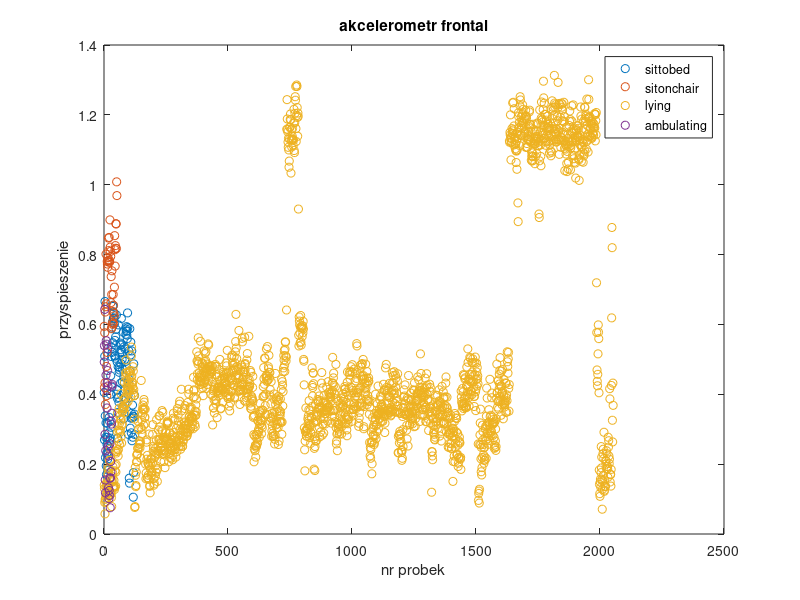
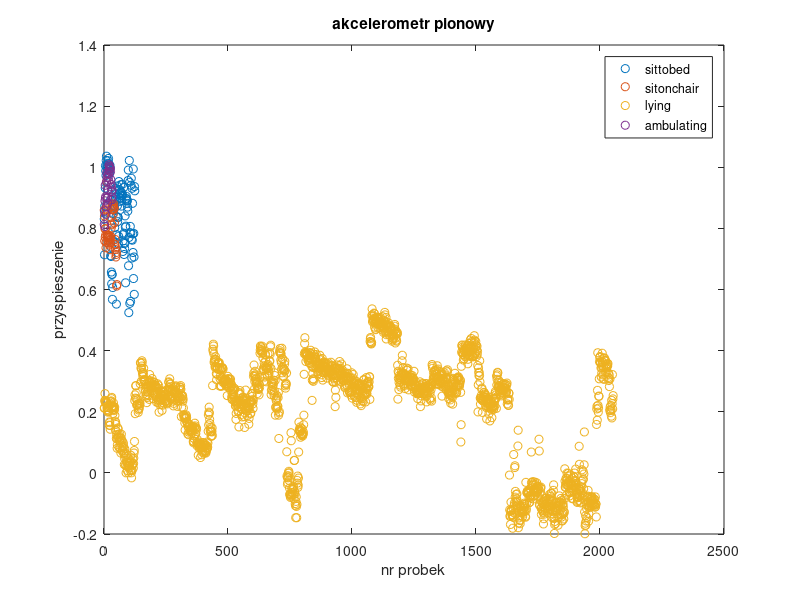
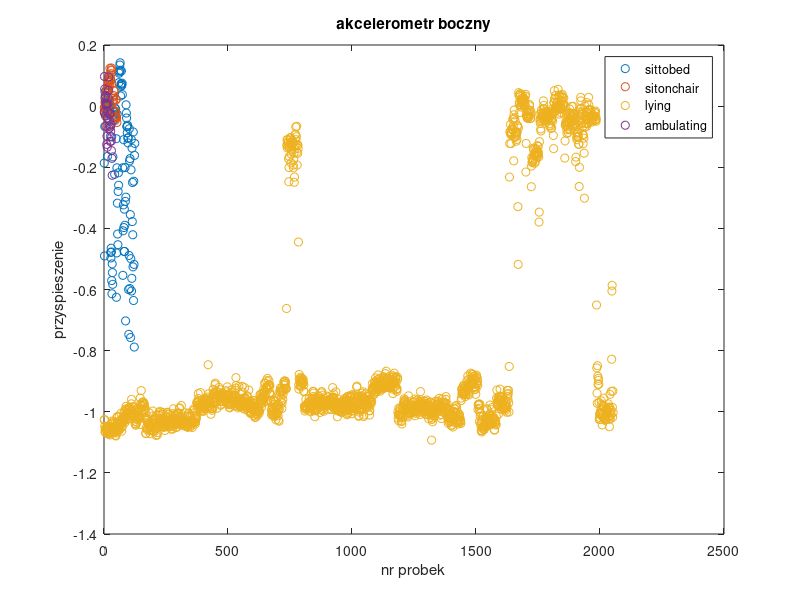
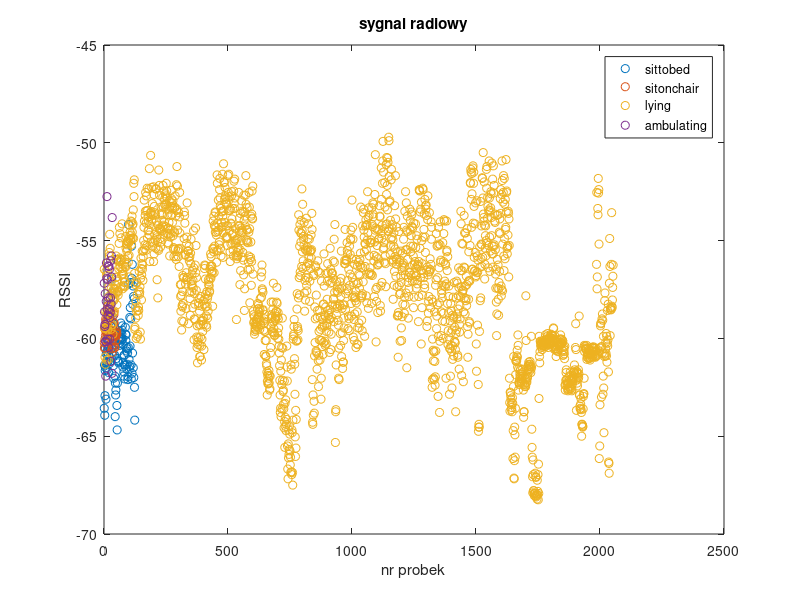

The MATLAB source for these figures, in order:
load Pokoj2
ludzie=[d2p01F;d2p02F;d2p03F;d2p04F;d2p05F;d2p06F;d2p07F;d2p08F;d2p09F;d2p10F;d2p11F;d2p12F;d2p13F;d2p14F;d2p15F;d2p16F;d2p17F;d2p18M;d2p19M;d2p20M;d2p21M;d2p22M;d2p23F;d2p24F;d2p25F;d2p26F;d2p27F];
overlapping=3;


%% FRONTALNY AKCELEROMETR

    index = find(ludzie(:,9)==1);
    x1=ludzie(index,2);
    n=length(x1);
    n=floor(n);
    N=1;
    for k=4:10:n-10
        sredniafrontalsitonbed(N)=mean(x1(k-overlapping:k+10,1));
        varfrontalsitonbed(N)=var(x1(k-overlapping:k+10,1));
        medianfrontalsitonbed(N)=median(x1(k-overlapping:k+10,1));
        kurtosisfrontalsitonbed(N)=kurtosis(x1(k-overlapping:k+10,1));
        p1(N)=min(x1(k-overlapping:k+10,1));
        p2(N)=max(x1(k-overlapping:k+10,1));
        p3(N)=std(x1(k-overlapping:k+10,1));
        p4(N)=(sum((abs(fft(x1(k-overlapping:(k-overlapping:k+10))))).^2))/14;
        N=N+1;
        
    end
    
    index = find(ludzie(:,9)==2);
    x1=ludzie(index,2);
    n=length(x1);
    n=floor(n);
    N=1;
    for k=4:10:n-10
        sredniafrontalsitonchair(N)=mean(x1(k-overlapping:k+10,1));
        varfrontalsitonchair(N)=var(x1(k-overlapping:k+10,1));
        medianfrontalsitonchair(N)=median(x1(k-overlapping:k+10,1));
        kurtosisfrontalsitonchair(N)=kurtosis(x1(k-overlapping:k+10,1));
        d1(N)=min(x1(k-overlapping:k+10,1));
        d2(N)=max(x1(k-overlapping:k+10,1));
        d3(N)=std(x1(k-overlapping:k+10,1));
        d4(N)=(sum((abs(fft(x1(k-overlapping:(k-overlapping:k+10))))).^2))/14;
        N=N+1;
        
    end
    
    index = find(ludzie(:,9)==3);
    x1=ludzie(index,2);
    n=length(x1);
    n=floor(n);
    N=1;
    for k=4:10:n-10
        sredniafrontallying(N)=mean(x1(k-overlapping:k+10,1));
        varfrontallying(N)=var(x1(k-overlapping:k+10,1));
        medianfrontallying(N)=median(x1(k-overlapping:k+10,1));
        kurtosisfrontallying(N)=kurtosis(x1(k-overlapping:k+10,1));
        t1(N)=min(x1(k-overlapping:k+10,1));
        t2(N)=max(x1(k-overlapping:k+10,1));
        t3(N)=std(x1(k-overlapping:k+10,1));
        t4(N)=(sum((abs(fft(x1(k-overlapping:(k-overlapping:k+10))))).^2))/14;
        N=N+1;
        
    end
    

    index = find(ludzie(:,9)==4);
    x1=ludzie(index,2);
    n=length(x1);
    n=floor(n);
    N=1;
     for k=4:10:n-10
         sredniafrontalambulating(N)=mean(x1(k-overlapping:k+10,1));
         varfrontalambulating(N)=var(x1(k-overlapping:k+10,1));
         medianfrontalambulating(N)=median(x1(k-overlapping:k+10,1));
         kurtosisfrontalambulating(N)=kurtosis(x1(k-overlapping:k+10,1));
         c1(N)=min(x1(k-overlapping:k+10,1));
        c2(N)=max(x1(k-overlapping:k+10,1));
        c3(N)=std(x1(k-overlapping:k+10,1));
        c4(N)=(sum((abs(fft(x1(k-overlapping:(k-overlapping:k+10))))).^2))/14;
         N=N+1;
         
     end
     
    
    figure(1)
    plot(sredniafrontalsitonbed,'o')
    hold on
    plot(sredniafrontalsitonchair,'o')
    hold on
    plot(sredniafrontallying,'o')
    hold on
    plot(sredniafrontalambulating,'o')
    hold on
    title('akcelerometr frontal')
    ylabel('przyspieszenie')
    xlabel('nr probek')
    legend('sittobed','sitonchair','lying','ambulating')
    
    
    
    
    
    %% PIONOWY AKCELEROMETR
    
    index = find(ludzie(:,9)==1);
    x1=ludzie(index,3);
    n=length(x1);
    n=floor(n);
    N=1;
    for k=4:10:n-10
        sredniapionowasitonbed(N)=mean(x1(k-overlapping:k+10,1));
        varpionowasitonbed(N)=var(x1(k-overlapping:k+10,1));
        medianpionowasitonbed(N)=median(x1(k-overlapping:k+10,1));
        kurtosispionowasitonbed(N)=kurtosis(x1(k-overlapping:k+10,1));
        p5(N)=min(x1(k-overlapping:k+10,1));
        p6(N)=max(x1(k-overlapping:k+10,1));
        p7(N)=std(x1(k-overlapping:k+10,1));
        p8(N)=(sum((abs(fft(x1(k-overlapping:(k-overlapping:k+10))))).^2))/14;
        N=N+1;
        
    end
    
    index = find(ludzie(:,9)==2);
    x1=ludzie(index,3);
    n=length(x1);
    n=floor(n);
    N=1;
    for k=4:10:n-10
        sredniapionowasitonchair(N)=mean(x1(k-overlapping:k+10,1));
        varpionowasitonchair(N)=var(x1(k-overlapping:k+10,1));
        medianpionowasitonchair(N)=median(x1(k-overlapping:k+10,1));
        kurtosispionowasitonchair(N)=kurtosis(x1(k-overlapping:k+10,1));
        d5(N)=min(x1(k-overlapping:k+10,1));
        d6(N)=max(x1(k-overlapping:k+10,1));
        d7(N)=std(x1(k-overlapping:k+10,1));
        d8(N)=(sum((abs(fft(x1(k-overlapping:(k-overlapping:k+10))))).^2))/14;
        N=N+1;
        
    end
    
    index = find(ludzie(:,9)==3);
    x1=ludzie(index,3);
    n=length(x1);
    n=floor(n);
    N=1;
    for k=4:10:n-10
        sredniapionowalying(N)=mean(x1(k-overlapping:k+10,1));
        varpionowalying(N)=var(x1(k-overlapping:k+10,1));
        medianpionowalying(N)=median(x1(k-overlapping:k+10,1));
        kurtosispionowalying(N)=kurtosis(x1(k-overlapping:k+10,1));
        t5(N)=min(x1(k-overlapping:k+10,1));
        t6(N)=max(x1(k-overlapping:k+10,1));
        t7(N)=std(x1(k-overlapping:k+10,1));
        t8(N)=(sum((abs(fft(x1(k-overlapping:(k-overlapping:k+10))))).^2))/14;
        N=N+1;
        
    end
    

    index = find(ludzie(:,9)==4);
    x1=ludzie(index,3);
    n=length(x1);
    n=floor(n);
    N=1;
     for k=4:10:n-10
         sredniapionowaambulating(N)=mean(x1(k-overlapping:k+10,1));
         varpionowaambulating(N)=var(x1(k-overlapping:k+10,1));
         medianpionowaambulating(N)=median(x1(k-overlapping:k+10,1));
         kurtosispionowaambulating(N)=kurtosis(x1(k-overlapping:k+10,1));
         c5(N)=min(x1(k-overlapping:k+10,1));
        c6(N)=max(x1(k-overlapping:k+10,1));
        c7(N)=std(x1(k-overlapping:k+10,1));
        c8(N)=(sum((abs(fft(x1(k-overlapping:(k-overlapping:k+10))))).^2))/14;
         N=N+1;
         
     end
     
    figure(2)
    plot(sredniapionowasitonbed,'o')
    hold on
    plot(sredniapionowasitonchair,'o')
    hold on
    plot(sredniapionowalying,'o')
    hold on
    plot(sredniapionowaambulating,'o')
    hold on
    title('akcelerometr pionowy')
    ylabel('przyspieszenie')
    xlabel('nr probek')
    legend('sittobed','sitonchair','lying','ambulating')
    
    
    %% AKCELEROMETR BOCZNY
    
    
    index = find(ludzie(:,9)==1);
    x1=ludzie(index,4);
    n=length(x1);
    n=floor(n);
    N=1;
    for k=4:10:n-10
        sredniabocznasitonbed(N)=mean(x1(k-overlapping:k+10,1));
        varbocznasitonbed(N)=var(x1(k-overlapping:k+10,1));
        medianbocznasitonbed(N)=median(x1(k-overlapping:k+10,1));
        kurtosisbocznasitonbed(N)=kurtosis(x1(k-overlapping:k+10,1));
        p9(N)=min(x1(k-overlapping:k+10,1));
        p10(N)=max(x1(k-overlapping:k+10,1));
        p11(N)=std(x1(k-overlapping:k+10,1));
        p12(N)=(sum((abs(fft(x1(k-overlapping:(k-overlapping:k+10))))).^2))/14;
        N=N+1;
        
    end
    
    index = find(ludzie(:,9)==2);
    x1=ludzie(index,4);
    n=length(x1);
    n=floor(n);
    N=1;
    for k=4:10:n-10
        sredniabocznasitonchair(N)=mean(x1(k-overlapping:k+10,1));
        varbocznasitonchair(N)=var(x1(k-overlapping:k+10,1));
        medianbocznasitonchair(N)=median(x1(k-overlapping:k+10,1));
        kurtosisbocznasitonchair(N)=kurtosis(x1(k-overlapping:k+10,1));
        d9(N)=min(x1(k-overlapping:k+10,1));
        d10(N)=max(x1(k-overlapping:k+10,1));
        d11(N)=std(x1(k-overlapping:k+10,1));
        d12(N)=(sum((abs(fft(x1(k-overlapping:(k-overlapping:k+10))))).^2))/14;
        N=N+1;
        
    end
    
    index = find(ludzie(:,9)==3);
    x1=ludzie(index,4);
    n=length(x1);
    n=floor(n);
    N=1;
    for k=4:10:n-10
        sredniabocznalying(N)=mean(x1(k-overlapping:k+10,1));
        varbocznalying(N)=var(x1(k-overlapping:k+10,1));
        medianbocznalying(N)=median(x1(k-overlapping:k+10,1));
        kurtosisbocznalying(N)=kurtosis(x1(k-overlapping:k+10,1));
        t9(N)=min(x1(k-overlapping:k+10,1));
        t10(N)=max(x1(k-overlapping:k+10,1));
        t11(N)=std(x1(k-overlapping:k+10,1));
        t12(N)=(sum((abs(fft(x1(k-overlapping:(k-overlapping:k+10))))).^2))/14;
        N=N+1;
        
    end
    

    index = find(ludzie(:,9)==4);
    x1=ludzie(index,4);
    n=length(x1);
    n=floor(n);
    N=1;
     for k=4:10:n-10
         sredniabocznaambulating(N)=mean(x1(k-overlapping:k+10,1));
         varbocznaambulating(N)=var(x1(k-overlapping:k+10,1));
         medianbocznaambulating(N)=median(x1(k-overlapping:k+10,1));
         kurtosisbocznaambulating(N)=kurtosis(x1(k-overlapping:k+10,1));
         c9(N)=min(x1(k-overlapping:k+10,1));
        c10(N)=max(x1(k-overlapping:k+10,1));
        c11(N)=std(x1(k-overlapping:k+10,1));
        c12(N)=(sum((abs(fft(x1(k-overlapping:(k-overlapping:k+10))))).^2))/14;
         N=N+1;
         
     end
     
    figure(3)
    plot(sredniabocznasitonbed,'o')
    hold on
    plot(sredniabocznasitonchair,'o')
    hold on
    plot(sredniabocznalying,'o')
    hold on
    plot(sredniabocznaambulating,'o')
    hold on
    title('akcelerometr boczny')
    ylabel('przyspieszenie')
    xlabel('nr probek')
    legend('sittobed','sitonchair','lying','ambulating')
    
    
    
    %% RSSI
    
    
    index = find(ludzie(:,9)==1);
    x1=ludzie(index,6);
    n=length(x1);
    n=floor(n);
    N=1;
    for k=4:10:n-10
        sredniarssisitonbed(N)=mean(x1(k-overlapping:k+10,1));
        varrssisitonbed(N)=var(x1(k-overlapping:k+10,1));
        medianrssisitonbed(N)=median(x1(k-overlapping:k+10,1));
        kurtosisrssisitonbed(N)=kurtosis(x1(k-overlapping:k+10,1));
        p13(N)=min(x1(k-overlapping:k+10,1));
        p14(N)=max(x1(k-overlapping:k+10,1));
        p15(N)=std(x1(k-overlapping:k+10,1));
        p16(N)=(sum((abs(fft(x1(k-overlapping:(k-overlapping:k+10))))).^2))/14;
        N=N+1;
        
    end
    
    index = find(ludzie(:,9)==2);
    x1=ludzie(index,6);
    n=length(x1);
    n=floor(n);
    N=1;
    for k=4:10:n-10
        sredniarssisitonchair(N)=mean(x1(k-overlapping:k+10,1));
        varrssisitonchair(N)=var(x1(k-overlapping:k+10,1));
        medianrssisitonchair(N)=median(x1(k-overlapping:k+10,1));
        kurtosisrssisitonchair(N)=kurtosis(x1(k-overlapping:k+10,1));
        d13(N)=min(x1(k-overlapping:k+10,1));
        d14(N)=max(x1(k-overlapping:k+10,1));
        d15(N)=std(x1(k-overlapping:k+10,1));
        d16(N)=(sum((abs(fft(x1(k-overlapping:(k-overlapping:k+10))))).^2))/14;
        N=N+1;
        
    end
    
    index = find(ludzie(:,9)==3);
    x1=ludzie(index,6);
    n=length(x1);
    n=floor(n);
    N=1;
    for k=4:10:n-10
        sredniarssilying(N)=mean(x1(k-overlapping:k+10,1));
        varrssilying(N)=var(x1(k-overlapping:k+10,1));
        medianrssilying(N)=median(x1(k-overlapping:k+10,1));
        kurtosisrssilying(N)=kurtosis(x1(k-overlapping:k+10,1));
        t13(N)=min(x1(k-overlapping:k+10,1));
        t14(N)=max(x1(k-overlapping:k+10,1));
        t15(N)=std(x1(k-overlapping:k+10,1));
        t16(N)=(sum((abs(fft(x1(k-overlapping:(k-overlapping:k+10))))).^2))/14;
        N=N+1;
        
    end
    

    index = find(ludzie(:,9)==4);
    x1=ludzie(index,6);
    n=length(x1);
    n=floor(n);
    N=1;
     for k=4:10:n-10
         sredniarssiambulating(N)=mean(x1(k-overlapping:k+10,1));
         varrssiambulating(N)=var(x1(k-overlapping:k+10,1));
         medianrssiambulating(N)=median(x1(k-overlapping:k+10,1));
         kurtosisrssiambulating(N)=kurtosis(x1(k-overlapping:k+10,1));
         c13(N)=min(x1(k-overlapping:k+10,1));
        c14(N)=max(x1(k-overlapping:k+10,1));
        c15(N)=std(x1(k-overlapping:k+10,1));
        c16(N)=(sum((abs(fft(x1(k-overlapping:(k-overlapping:k+10))))).^2))/14;
         N=N+1;
         
     end
     
    figure(4)
    plot(sredniarssisitonbed,'o')
    hold on
    plot(sredniarssisitonchair,'o')
    hold on
    plot(sredniarssilying,'o')
    hold on
    plot(sredniarssiambulating,'o')
    hold on
    title('sygnal radiowy')
    ylabel('RSSI')
    xlabel('nr probek')
    legend('sittobed','sitonchair','lying','ambulating')
    
   
    
        %% DANE
    
    
    dane1=[sredniafrontalsitonbed',sredniapionowasitonbed',sredniabocznasitonbed',sredniarssisitonbed',varfrontalsitonbed',varpionowasitonbed',varbocznasitonbed',varrssisitonbed',medianfrontalsitonbed',medianpionowasitonbed',medianbocznasitonbed',medianrssisitonbed',kurtosisfrontalsitonbed',kurtosispionowasitonbed',kurtosisbocznasitonbed',kurtosisrssisitonbed',p1',p2',p3',p4',p5',p6',p6',p7',p8',p9',p10',p11',p12',p13',p14',p15',p16',ones(length(sredniafrontalsitonbed),1)];
    dane2=[sredniafrontalsitonchair',sredniapionowasitonchair',sredniabocznasitonchair',sredniarssisitonchair',varfrontalsitonchair',varpionowasitonchair',varbocznasitonchair',varrssisitonchair',medianfrontalsitonchair',medianpionowasitonchair',medianbocznasitonchair',medianrssisitonchair',kurtosisfrontalsitonchair',kurtosispionowasitonchair',kurtosisbocznasitonchair',kurtosisrssisitonchair',d1',d2',d3',d4',d5',d6',d6',d7',d8',d9',d10',d11',d12',d13',d14',d15',d16',2*ones(length(sredniafrontalsitonchair),1)];
    dane3=[sredniafrontallying',sredniapionowalying',sredniabocznalying',sredniarssilying',varfrontallying',varpionowalying',varbocznalying',varrssilying',medianfrontallying',medianpionowalying',medianbocznalying',medianrssilying',kurtosisfrontallying',kurtosispionowalying',kurtosisbocznalying',kurtosisrssilying',t1',t2',t3',t4',t5',t6',t6',t7',t8',t9',t10',t11',t12',t13',t14',t15',t16',3*ones(length(sredniafrontallying),1)];
    dane4=[sredniafrontalambulating',sredniapionowaambulating',sredniabocznaambulating',sredniarssiambulating',varfrontalambulating',varpionowaambulating',varbocznaambulating',varrssiambulating',medianfrontalambulating',medianpionowaambulating',medianbocznaambulating',medianrssiambulating',kurtosisfrontalambulating',kurtosispionowaambulating',kurtosisbocznaambulating',kurtosisrssiambulating',c1',c2',c3',c4',c5',c6',c6',c7',c8',c9',c10',c11',c12',c13',c14',c15',c16',4*ones(length(sredniafrontalambulating),1)];
    
    
    dane=[dane1;dane2;dane3;dane4];
    
    %% BOOTSTRAP
    dataNew1 = [];
for k = 1:size(dane3,1)
    Idx = randi(size(dane1,1));
    dataIdx = dane1(Idx,:);
    dataNew1 = vertcat(dataNew1,dataIdx);
    clear k x xNew
end


dataNew2 = [];
for k = 1:size(dane3,1)
    Idx = randi(size(dane2,1));
    dataIdx = dane2(Idx,:);
    dataNew2 = vertcat(dataNew2,dataIdx);
    clear k x xNew
end

dataNew3 = [];
for k = 1:size(dane3,1)
    Idx = randi(size(dane3,1));
    dataIdx = dane3(Idx,:);
    dataNew3 = vertcat(dataNew3,dataIdx);
    clear k x xNew
end

dataNew4 = [];
for k = 1:size(dane3,1)
    Idx = randi(size(dane4,1));
    dataIdx = dane4(Idx,:);
    dataNew4 = vertcat(dataNew4,dataIdx);
    clear k x xNew
end

dane=[dataNew1;dataNew2;dataNew3;dataNew4];

%% LOSOWANIE
    
    k=8212;
 randNum=randperm(k);
 randNum=randNum';
 
 
 X = dane(:,1:end-1);
 y = dane(:,end);

k=round(0.7*k);
X_train=X(randNum(1:k),:);
y_train=y(randNum(1:k),:);

X=X(randNum(k:end),:);
y=y(randNum(k:end),:);

%X_train=table(X_train);
%X=table(X);
%y=table(y);
%y_train=table(y_train);
%dane=table(dane);

dane=[X_train,y_train];

